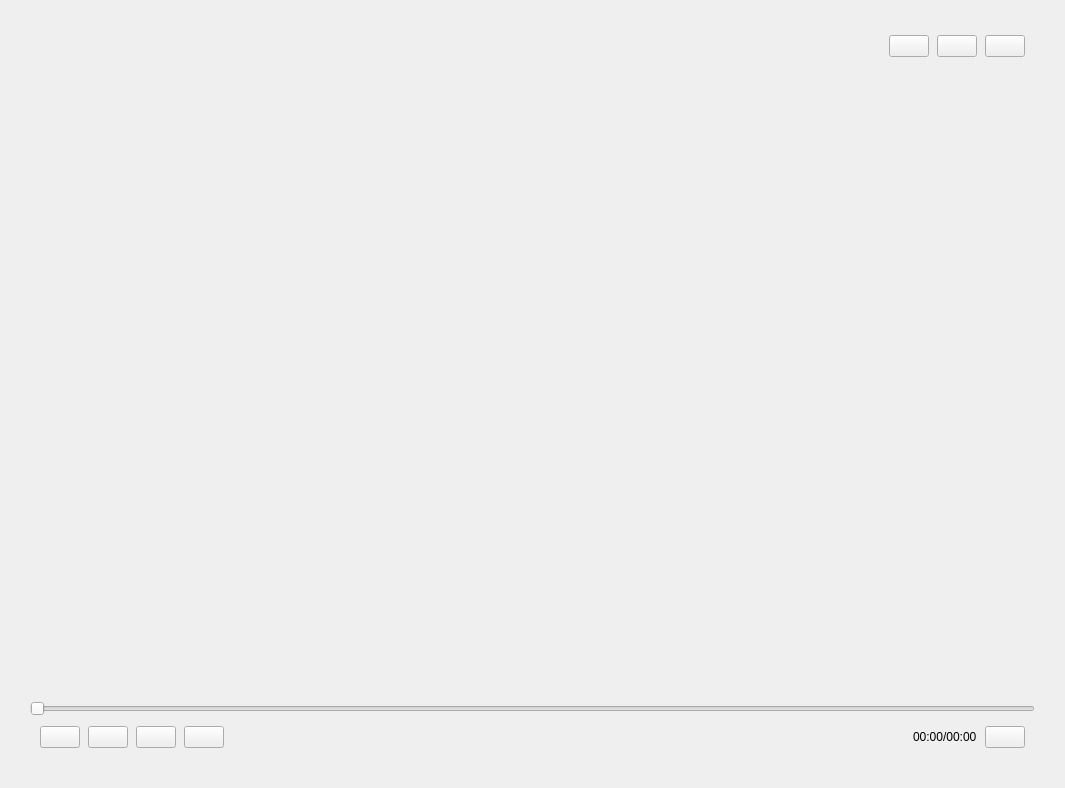
<?xml version="1.0" encoding="UTF-8"?>
<ui version="4.0">
 <class>FFMpegQtFormUI</class>
 <widget class="QWidget" name="FFMpegQtFormUI">
  <property name="geometry">
   <rect>
    <x>0</x>
    <y>0</y>
    <width>1065</width>
    <height>788</height>
   </rect>
  </property>
  <property name="windowTitle">
   <string>Form</string>
  </property>
  <layout class="QVBoxLayout" name="verticalLayout_2">
   <property name="spacing">
    <number>0</number>
   </property>
   <property name="leftMargin">
    <number>30</number>
   </property>
   <property name="topMargin">
    <number>30</number>
   </property>
   <property name="rightMargin">
    <number>30</number>
   </property>
   <property name="bottomMargin">
    <number>30</number>
   </property>
   <item>
    <widget class="QFrame" name="fr_main">
     <layout class="QVBoxLayout" name="verticalLayout">
      <property name="spacing">
       <number>0</number>
      </property>
      <property name="leftMargin">
       <number>0</number>
      </property>
      <property name="topMargin">
       <number>0</number>
      </property>
      <property name="rightMargin">
       <number>0</number>
      </property>
      <property name="bottomMargin">
       <number>0</number>
      </property>
      <item>
       <widget class="QFrame" name="fr_top">
        <layout class="QHBoxLayout" name="horizontalLayout_3">
         <property name="spacing">
          <number>8</number>
         </property>
         <property name="leftMargin">
          <number>0</number>
         </property>
         <property name="topMargin">
          <number>5</number>
         </property>
         <property name="rightMargin">
          <number>10</number>
         </property>
         <property name="bottomMargin">
          <number>5</number>
         </property>
         <item>
          <spacer name="horizontalSpacer_3">
           <property name="orientation">
            <enum>Qt::Horizontal</enum>
           </property>
           <property name="sizeHint" stdset="0">
            <size>
             <width>40</width>
             <height>20</height>
            </size>
           </property>
          </spacer>
         </item>
         <item>
          <widget class="QPushButton" name="btn_min">
           <property name="text">
            <string/>
           </property>
          </widget>
         </item>
         <item>
          <widget class="QPushButton" name="btn_max">
           <property name="text">
            <string/>
           </property>
          </widget>
         </item>
         <item>
          <widget class="QPushButton" name="btn_close">
           <property name="text">
            <string/>
           </property>
          </widget>
         </item>
        </layout>
       </widget>
      </item>
      <item>
       <layout class="QVBoxLayout" name="verticalLayout_3">
        <property name="topMargin">
         <number>0</number>
        </property>
        <property name="rightMargin">
         <number>0</number>
        </property>
        <item>
         <widget class="QLabel" name="lb_movie">
          <property name="sizePolicy">
           <sizepolicy hsizetype="Preferred" vsizetype="Expanding">
            <horstretch>0</horstretch>
            <verstretch>0</verstretch>
           </sizepolicy>
          </property>
          <property name="text">
           <string/>
          </property>
         </widget>
        </item>
       </layout>
      </item>
      <item>
       <widget class="USlider" name="slider">
        <property name="orientation">
         <enum>Qt::Horizontal</enum>
        </property>
       </widget>
      </item>
      <item>
       <widget class="QFrame" name="fr_bottom">
        <layout class="QHBoxLayout" name="horizontalLayout">
         <property name="spacing">
          <number>8</number>
         </property>
         <property name="leftMargin">
          <number>10</number>
         </property>
         <property name="topMargin">
          <number>10</number>
         </property>
         <property name="rightMargin">
          <number>10</number>
         </property>
         <property name="bottomMargin">
          <number>10</number>
         </property>
         <item>
          <widget class="QPushButton" name="btn_pause_resume">
           <property name="text">
            <string/>
           </property>
          </widget>
         </item>
         <item>
          <widget class="QPushButton" name="btn_stop">
           <property name="text">
            <string/>
           </property>
          </widget>
         </item>
         <item>
          <widget class="QPushButton" name="btn_open_file">
           <property name="text">
            <string/>
           </property>
          </widget>
         </item>
         <item>
          <widget class="QPushButton" name="btn_screen_shot">
           <property name="text">
            <string/>
           </property>
          </widget>
         </item>
         <item>
          <spacer name="horizontalSpacer">
           <property name="orientation">
            <enum>Qt::Horizontal</enum>
           </property>
           <property name="sizeHint" stdset="0">
            <size>
             <width>40</width>
             <height>20</height>
            </size>
           </property>
          </spacer>
         </item>
         <item>
          <widget class="QLabel" name="lb_time">
           <property name="text">
            <string>00:00/00:00</string>
           </property>
          </widget>
         </item>
         <item>
          <widget class="QPushButton" name="btn_fullscreen">
           <property name="text">
            <string/>
           </property>
          </widget>
         </item>
        </layout>
       </widget>
      </item>
     </layout>
    </widget>
   </item>
  </layout>
 </widget>
 <customwidgets>
  <customwidget>
   <class>USlider</class>
   <extends>QSlider</extends>
   <header location="global">../../base_ui/uslider.h</header>
  </customwidget>
 </customwidgets>
 <resources/>
 <connections/>
</ui>
